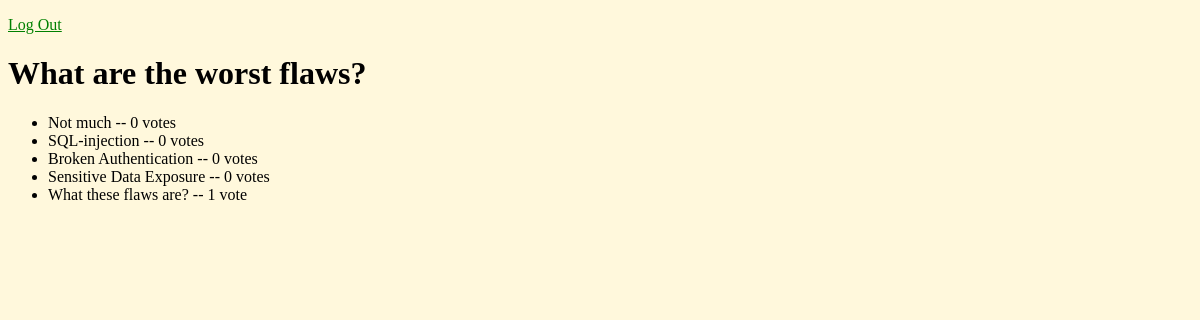
/polls/3/results/ (signed in), run on an earlier commit of the app's database.
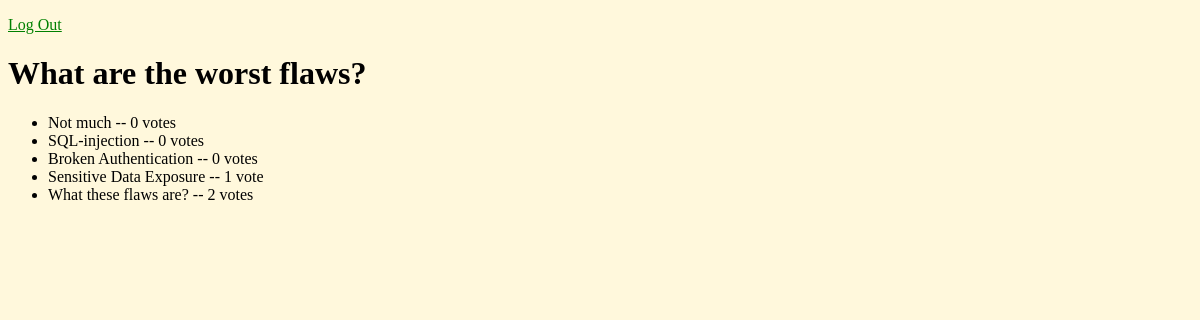
And on a later commit of the database.
### src/models.py (models this page shows, shortened)
class Question(models.Model):
    question_text = models.CharField(max_length=200)
    pub_date = models.DateTimeField('date published')

class Choice(models.Model):
    question = models.ForeignKey(Question, on_delete=models.CASCADE)
    choice_text = models.CharField(max_length=200)
    votes = models.IntegerField(default=0)

### src/views.py (the view)
# urls.py: path('polls/<int:pk>/results/', views.ResultsView.as_view(), name='results'),
class ResultsView(LoginRequiredMixin, generic.DetailView):
    login_url = '/login/'
    model = Question
    template_name = 'polls/results.html'

### src/templates/polls/results.html (shortened to what this page needs)
<!DOCTYPE html>
{% load static %}
<link rel="stylesheet" type="text/css" href="{% static 'polls/style.css' %}">
<html>
  <head>
    <p><a href="/logout/">Log Out</a></p>
  </head>
  <body>
    <h1>{{ question.question_text }}</h1>
        <ul>
        {% for choice in question.choice_set.all %}
            <li>{{ choice.choice_text }} -- {{ choice.votes }} vote{{ choice.votes|pluralize }}</li>
        {% endfor %}
        </ul>
  </body>
</html>

### src/static/polls/style.css (style rules this page uses)
a { color: green; }
body { background: cornsilk url("images/background.gif") no-repeat; }

What changed in the data, as far as the page shows it:
changed Choice "Sensitive Data Exposure": votes "0" → "1"
changed Choice "What these flaws are?": votes "1" → "2"
